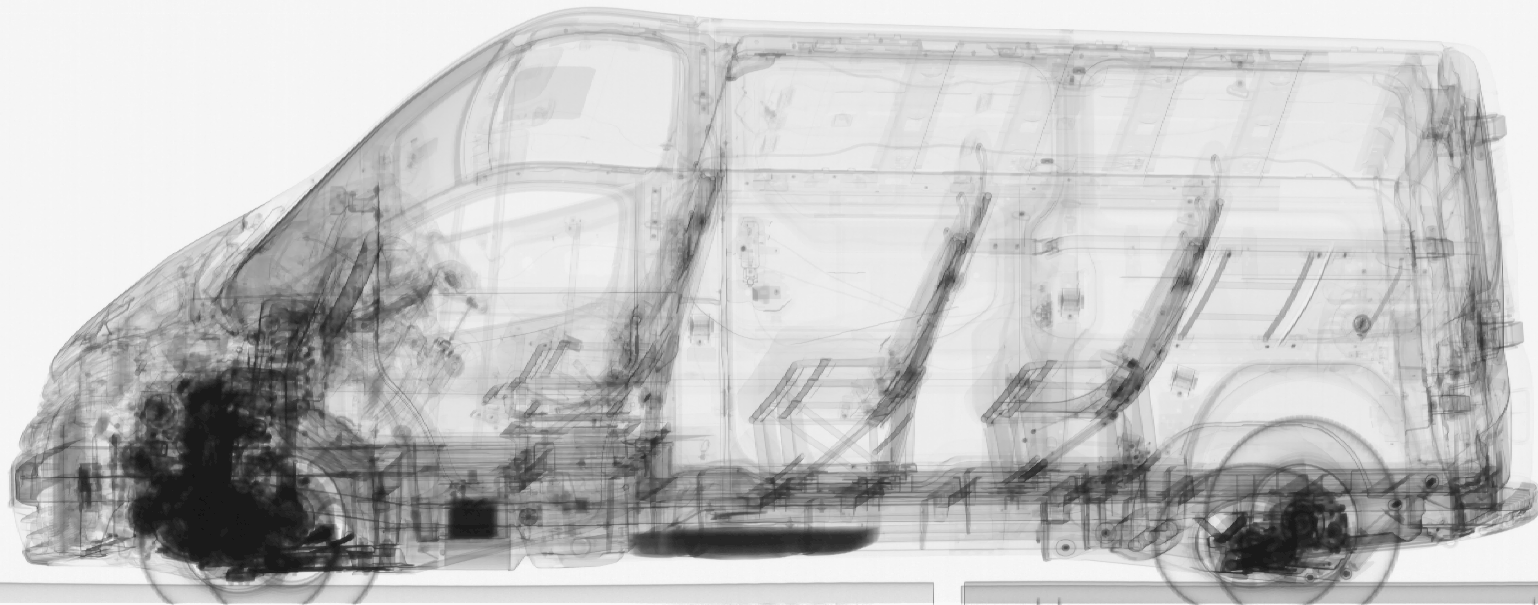
#> input picture data_cropped/czyste/48001F003202511180022 czarno.bmp, 1538 x 605 px; its folder holds only this picture in this run
$ python cut.py
#> lines starting #> are read from the running program, lines starting #| are printed output that depends on the picture; after the words box and inside, x2 and y2 are one past the last pixel; in counts of white or black regions, pixels touching at a corner belong together
#> in crop_and_save, img is the input picture: shape (605, 1538); min 18, max 249, mean 195
import cv2
import numpy as np


def crop_white_background(image_path, threshold=240, padding=5, background_ratio=0.95, edge_scan_depth=10):
    """
    Przycina obraz w skali szarości usuwając białe tło.

    Args:
        image_path: Ścieżka do obrazu lub sam obraz (numpy array)
        threshold: Próg jasności - piksele jaśniejsze niż ta wartość są uważane za tło (0-255)
        padding: Dodatkowy margines wokół zawartości (w pikselach)
        background_ratio: Jaki procent pikseli w rzędzie/kolumnie musi być tłem, aby uznać ją za pustą (0-1)
        edge_scan_depth: Ile kolejnych rzędów/kolumn od krawędzi musi być tłem, aby uznać je za puste

    Returns:
        Przycięty obraz (numpy array)
    """
#> called with threshold = 240, padding = 5, background_ratio = 0.95, edge_scan_depth = 10
    # Wczytaj obraz jeśli podano ścieżkę
    if isinstance(image_path, str):
        img = cv2.imread(image_path, cv2.IMREAD_GRAYSCALE)
        if img is None:
            raise ValueError(f"Nie można wczytać obrazu: {image_path}")
    else:
        img = image_path

    h, w = img.shape
#> h = 605; w = 1538

    # Znajdź maski tła
    background_mask = img >= threshold
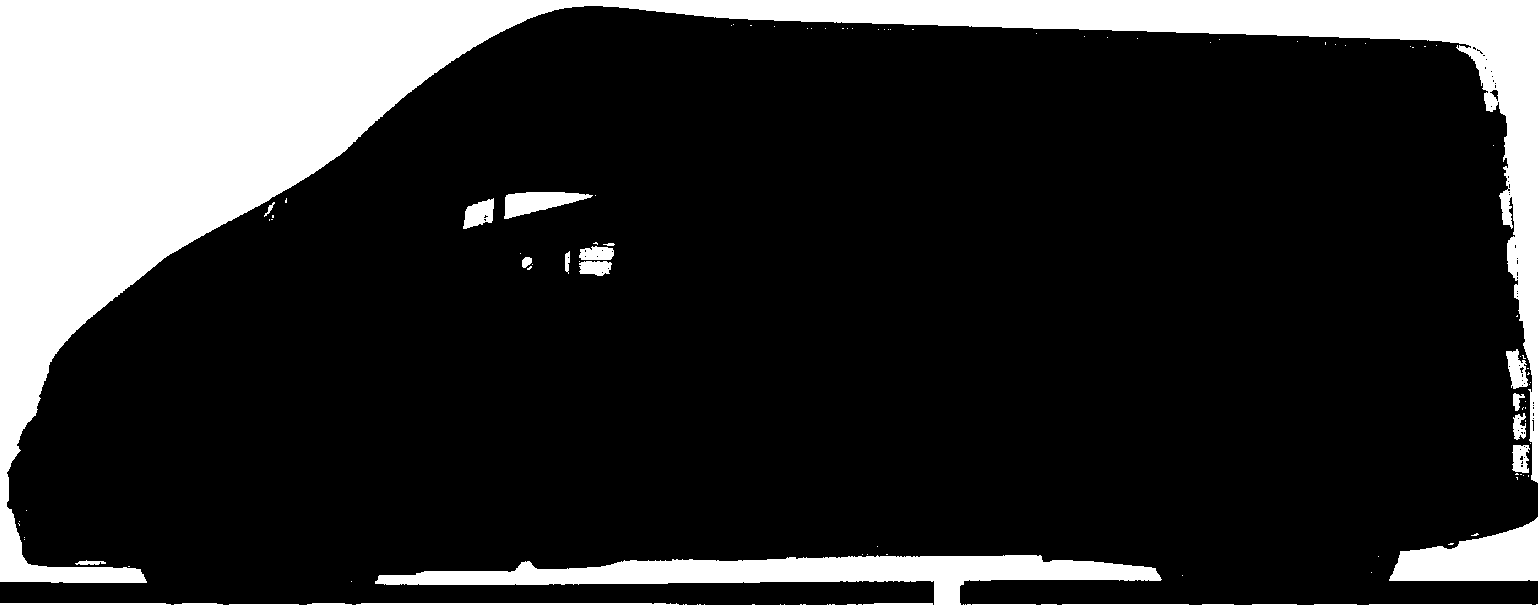
#> background_mask: shape (605, 1538) bool; 19.3% white; 122 white regions (94 under 20 px), largest, box (x1, y1, x2, y2) and area: (0, 0, 1538, 583) 150878, (375, 555, 1162, 605) 16423, (1389, 517, 1538, 581) 5878

    # Sprawdź każdy rząd - ile procent to tło
    row_background_ratio = background_mask.mean(axis=1)
#> row_background_ratio = 605 values, max 1 at index 0, min 0.00455 at index 502, mean 0.193

    # Sprawdź każdą kolumnę - ile procent to tło
    col_background_ratio = background_mask.mean(axis=0)
#> col_background_ratio = 1538 values, max 0.965 at index 0, min 0.0496 at index 615, mean 0.193

    # Znajdź pierwszy rząd z góry, od którego zaczyna się zawartość
    # Ignorujemy pojedyncze odstające piksele przy krawędziach
    y_min = 0
    i = 0
    while i < h - edge_scan_depth:
        # Sprawdź następne edge_scan_depth rzędów
        next_rows = row_background_ratio[i:i+edge_scan_depth]
        # Jeśli większość (co najmniej 70%) to tło, uznaj za tło
        if np.sum(next_rows >= background_ratio) >= edge_scan_depth * 0.7:
            y_min = i + edge_scan_depth
            i += edge_scan_depth
        else:
            break
#> this loop made 2 passes
#> next_rows on pass 1: [1, 1, 1, 1, 1, 1, 0.988, 0.969, 0.958, 0.948]
#> after the loop, i = 10

    # Znajdź ostatni rząd od dołu
    y_max = h
#> y_max = 605
    i = h - 1
#> i = 604
    while i >= edge_scan_depth:
        start_idx = max(0, i - edge_scan_depth + 1)
        prev_rows = row_background_ratio[start_idx:i+1]
        if np.sum(prev_rows >= background_ratio) >= edge_scan_depth * 0.7:
            y_max = start_idx
            i -= edge_scan_depth
        else:
            break
#> after the loop, i = 604

    # Znajdź pierwszą kolumnę z lewej
    x_min = 0
    i = 0
    while i < w - edge_scan_depth:
        next_cols = col_background_ratio[i:i+edge_scan_depth]
        if np.sum(next_cols >= background_ratio) >= edge_scan_depth * 0.7:
            x_min = i + edge_scan_depth
            i += edge_scan_depth
        else:
            break
#> after the loop, i = 10

    # Znajdź ostatnią kolumnę z prawej
    x_max = w
#> x_max = 1538
    i = w - 1
#> i = 1537
    while i >= edge_scan_depth:
        start_idx = max(0, i - edge_scan_depth + 1)
        prev_cols = col_background_ratio[start_idx:i+1]
        if np.sum(prev_cols >= background_ratio) >= edge_scan_depth * 0.7:
            x_max = start_idx
            i -= edge_scan_depth
        else:
            break
#> after the loop, i = 1537

    # Dodaj padding
    y_min = max(0, y_min - padding)
#> y_min = 5
    y_max = min(h, y_max + padding)
    x_min = max(0, x_min - padding)
#> x_min = 5
    x_max = min(w, x_max + padding)

    # Przytnij obraz
    cropped = img[y_min:y_max, x_min:x_max]
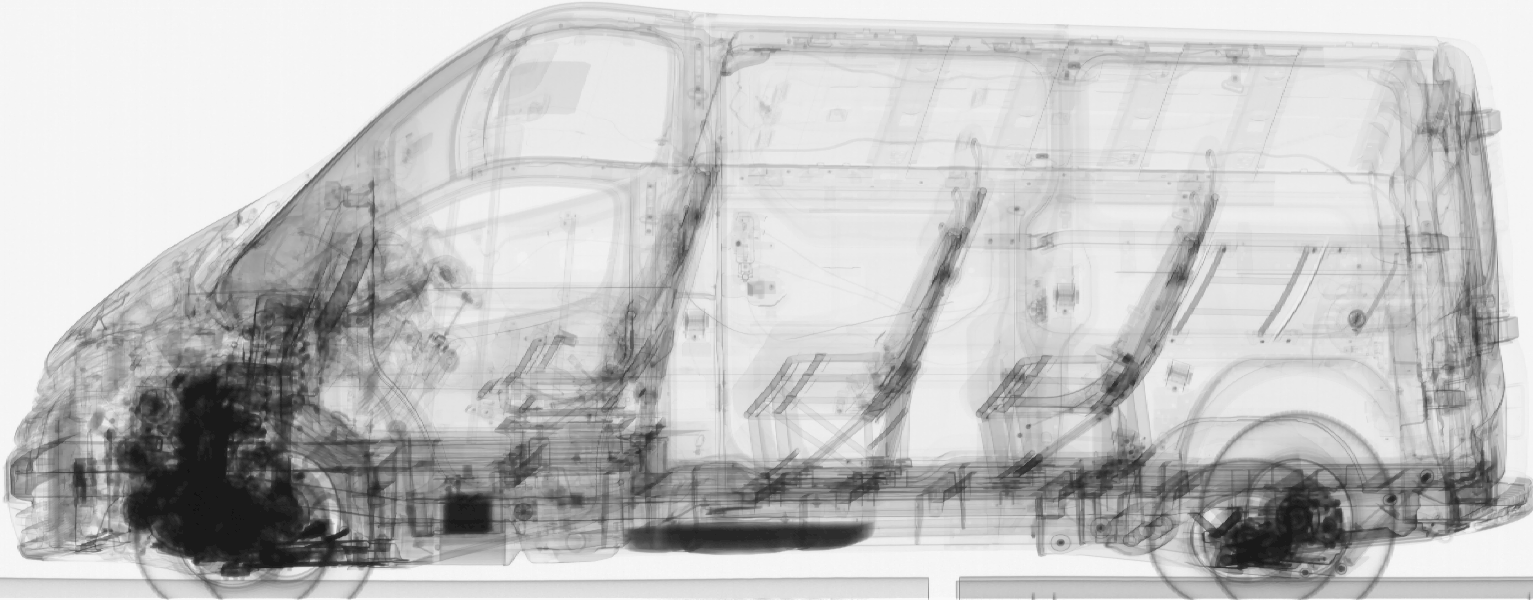
#> cropped: shape (600, 1533); min 18, max 249, mean 194.4

    return cropped


def crop_and_save(input_path, output_path, threshold=240, padding=5, background_ratio=0.95, edge_scan_depth=10):
    """
    Przycina obraz i zapisuje wynik do pliku.

    Args:
        input_path: Ścieżka do obrazu wejściowego
        output_path: Ścieżka zapisu przyciętego obrazu
        threshold: Próg jasności dla tła
        padding: Margines wokół zawartości
        background_ratio: Jaki procent pikseli w rzędzie/kolumnie musi być tłem
        edge_scan_depth: Głębokość skanowania od krawędzi
    """
    img = cv2.imread(input_path, cv2.IMREAD_GRAYSCALE)
    if img is None:
        raise ValueError(f"Nie można wczytać obrazu: {input_path}")

    cropped = crop_white_background(img, threshold, padding, background_ratio, edge_scan_depth)
    cv2.imwrite(output_path, cropped)

    return cropped


import os
from pathlib import Path


def process_directory(input_dir, output_dir, threshold=240, padding=5, background_ratio=0.95, edge_scan_depth=10):
    """
    Przetwarza wszystkie obrazy BMP w katalogu i zapisuje przycięte wersje.

    Args:
        input_dir: Ścieżka do katalogu wejściowego
        output_dir: Ścieżka do katalogu wyjściowego
        threshold: Próg jasności dla tła
        padding: Margines wokół zawartości
        background_ratio: Jaki procent pikseli w rzędzie/kolumnie musi być tłem
        edge_scan_depth: Głębokość skanowania od krawędzi
    """
    input_path = Path(input_dir)
    output_path = Path(output_dir)

    # Utwórz katalog wyjściowy jeśli nie istnieje
    output_path.mkdir(parents=True, exist_ok=True)

    # Znajdź wszystkie pliki BMP
    bmp_files = list(input_path.glob("*.bmp"))

    if not bmp_files:
        print(f"Nie znaleziono plików BMP w {input_dir}")
        return

    print(f"Znaleziono {len(bmp_files)} plików BMP w {input_dir}")

    success_count = 0
    error_count = 0

    for i, input_file in enumerate(bmp_files, 1):
        output_file = output_path / input_file.name

        try:
            result = crop_and_save(
                str(input_file),
                str(output_file),
                threshold=threshold,
                padding=padding,
                background_ratio=background_ratio,
                edge_scan_depth=edge_scan_depth
            )

            original_shape = cv2.imread(str(input_file), cv2.IMREAD_GRAYSCALE).shape
#> original_shape = (605, 1538)
            print(f"[{i}/{len(bmp_files)}] {input_file.name}: {original_shape} → {result.shape}")
#| [1/1] 48001F003202511180022 czarno.bmp: (605, 1538) → (600, 1533)
            success_count += 1

        except Exception as e:
            print(f"[{i}/{len(bmp_files)}] Błąd przy {input_file.name}: {e}")
            error_count += 1

    print(f"\nPrzetworzono: {success_count} plików")
    if error_count > 0:
        print(f"Błędów: {error_count}")


# Przykład użycia
if __name__ == "__main__":
    # Przetwórz czyste
    print("=" * 60)
    print("Przetwarzanie data/czyste...")
    print("=" * 60)
    process_directory("data/czyste", "data_cropped/czyste")

    # Przetwórz brudne
    print("\n" + "=" * 60)
    print("Przetwarzanie data/brudne...")
    print("=" * 60)
    process_directory("data/brudne", "data_cropped/brudne")

$ run again, on data_cropped/czyste/48001F003202511180030 czarno.bmp
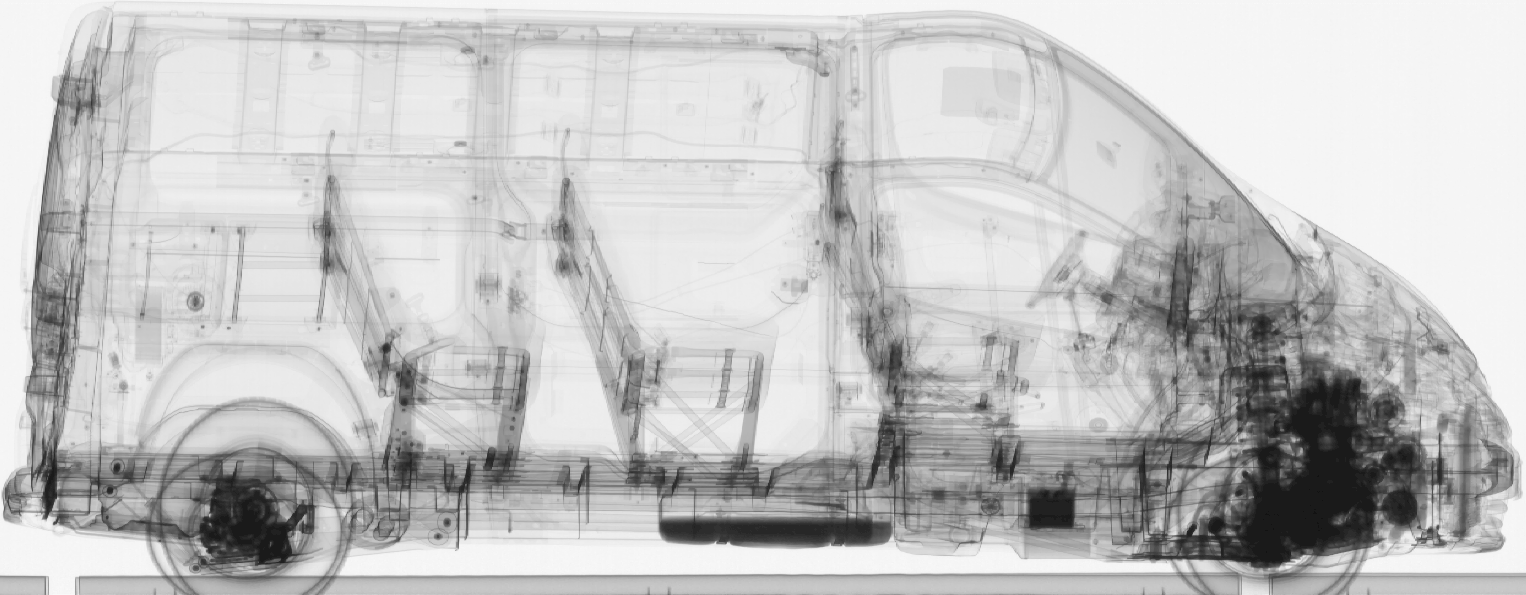
#> input picture data_cropped/czyste/48001F003202511180030 czarno.bmp, 1526 x 595 px
#> in crop_and_save, img is the input picture: shape (595, 1526); min 18, max 249, mean 194.6
#> in crop_white_background, `background_mask = img >= threshold`:
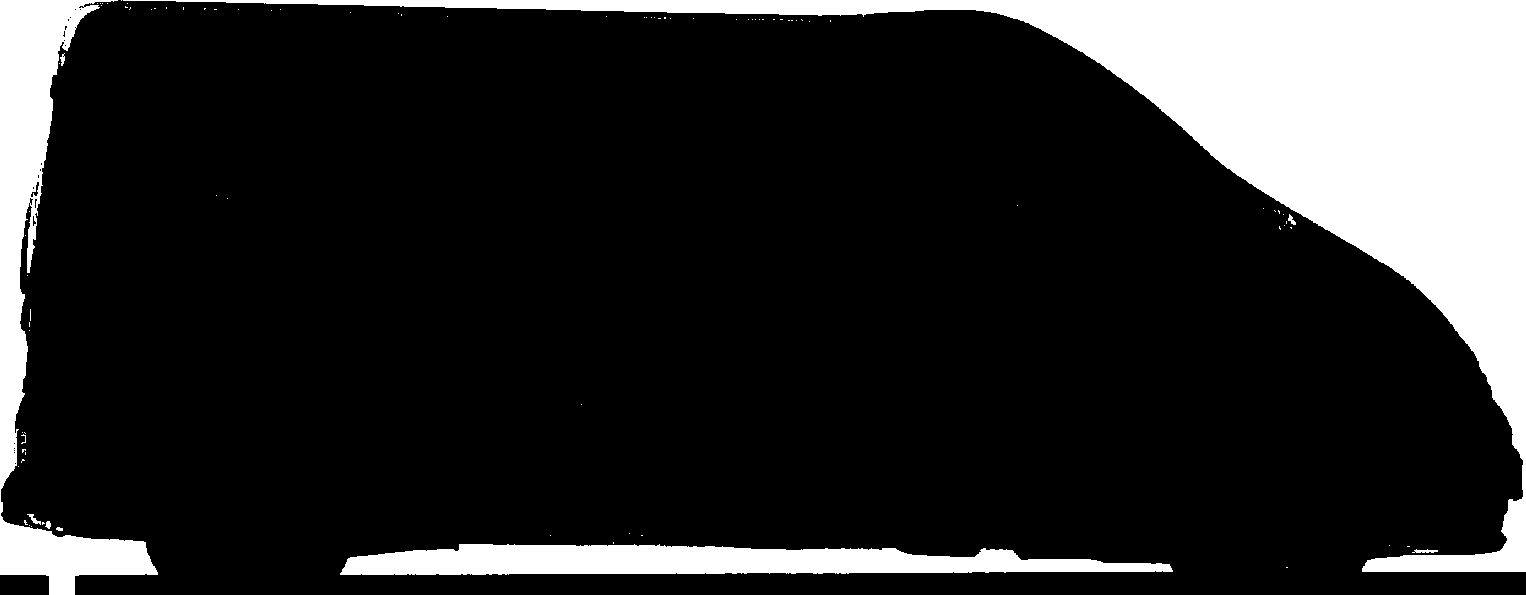
#> background_mask: shape (595, 1526) bool; 17.2% white; 91 white regions (82 under 20 px), largest, box (x1, y1, x2, y2) and area: (123, 0, 1526, 572) 112430, (0, 0, 158, 595) 24543, (340, 544, 1173, 575) 18439
#> row_background_ratio = 595 values, max 0.997 at index 0, min 0.00262 at index 490, mean 0.172
#> col_background_ratio = 1526 values, max 0.966 at index 0, min 0.00168 at index 158, mean 0.172
#> after the loop in crop_white_background, `while i < h - edge_scan_depth:`: i = 0
#> after the loop in crop_white_background, `while i >= edge_scan_depth:`: i = 594
#> after the loop in crop_white_background, `while i < w - edge_scan_depth:`: i = 0
#> after the loop in crop_white_background, `while i >= edge_scan_depth:`: i = 1525
#> original_shape = (595, 1526)
#| [1/1] 48001F003202511180030 czarno.bmp: (595, 1526) → (595, 1526)

$ run again, on data_cropped/czyste/48001F003202511180025 czarno.bmp
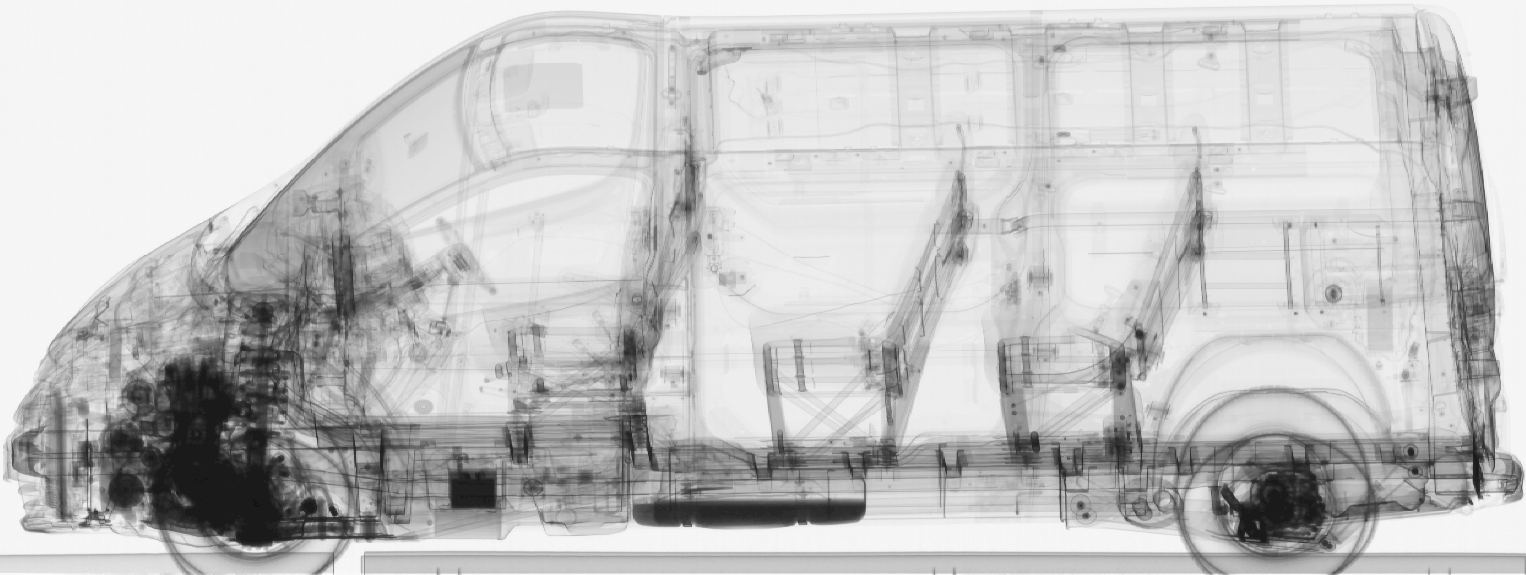
#> input picture data_cropped/czyste/48001F003202511180025 czarno.bmp, 1526 x 575 px
#> in crop_and_save, img is the input picture: shape (575, 1526); min 18, max 249, mean 195.1
#> in crop_white_background, `background_mask = img >= threshold`:
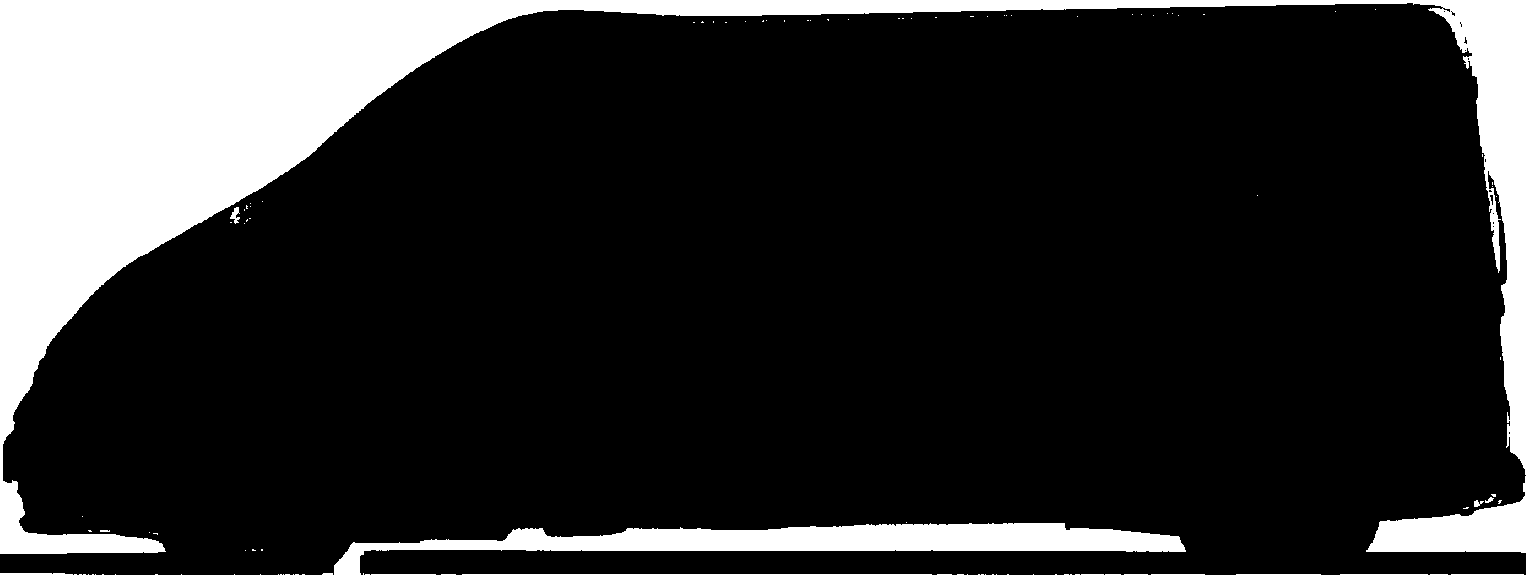
#> background_mask: shape (575, 1526) bool; 17.4% white; 112 white regions (96 under 20 px), largest, box (x1, y1, x2, y2) and area: (0, 0, 1526, 554) 127799, (334, 523, 1186, 575) 17213, (1366, 476, 1526, 553) 5866
#> row_background_ratio = 575 values, max 1 at index 0, min 0.00197 at index 475, mean 0.174
#> col_background_ratio = 1526 values, max 0.967 at index 0, min 0.00696 at index 1336, mean 0.174
#> the loop in crop_white_background, `while i < h - edge_scan_depth:` made 1 pass
#> next_rows on pass 1: [1, 1, 1, 0.996, 0.945, 0.896, 0.858, 0.821, 0.792, 0.758]
#> after the loop in crop_white_background, `while i < h - edge_scan_depth:`: i = 0
#> after the loop in crop_white_background, `while i >= edge_scan_depth:`: i = 574
#> after the loop in crop_white_background, `while i < w - edge_scan_depth:`: i = 0
#> after the loop in crop_white_background, `while i >= edge_scan_depth:`: i = 1525
#> original_shape = (575, 1526)
#| [1/1] 48001F003202511180025 czarno.bmp: (575, 1526) → (575, 1526)
